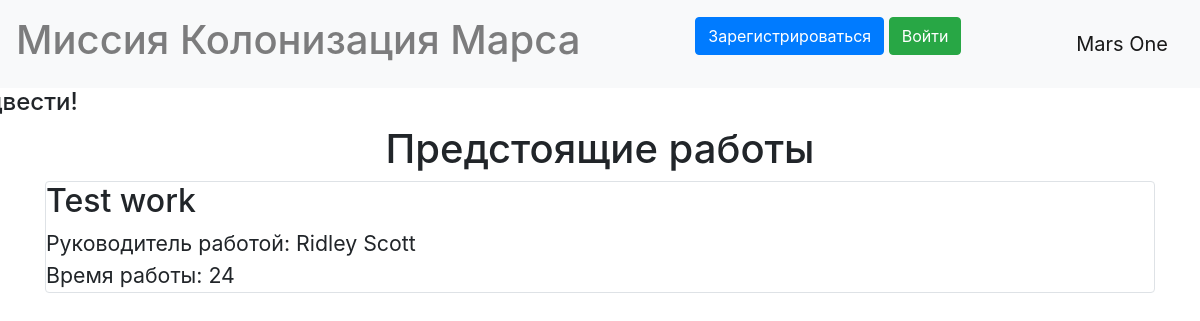
The page /index on the database as committed earlier.
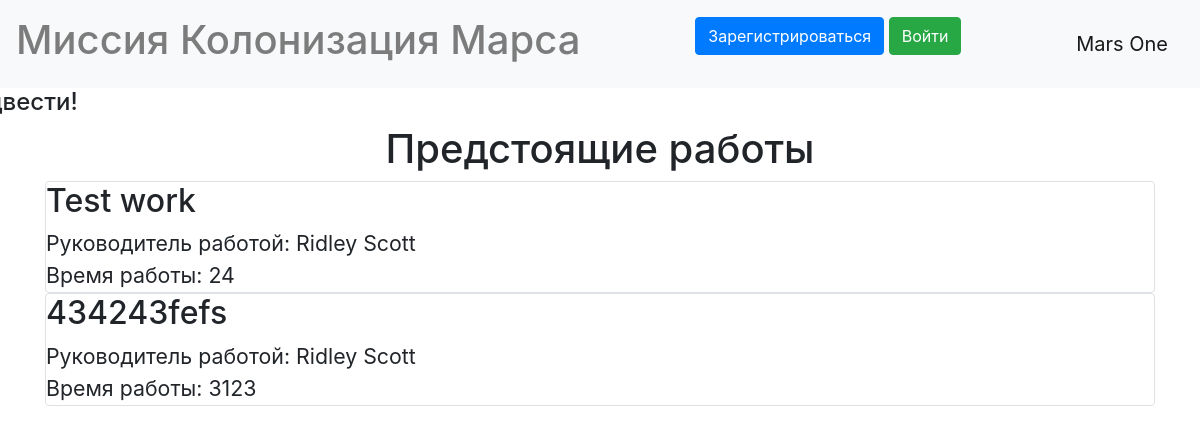
The same page on the database as committed later.
### data/jobs.py (models this page shows)
class Jobs(SqlAlchemyBase, SerializerMixin):
    __tablename__ = "jobs"
    id = sqlalchemy.Column(sqlalchemy.Integer, primary_key=True, autoincrement=True)
    team_leader = sqlalchemy.Column(sqlalchemy.Integer, foreign_key=True)
    job = sqlalchemy.Column(sqlalchemy.String, nullable=True)
    work_size = sqlalchemy.Column(sqlalchemy.Integer, nullable=True)
    collaborators = sqlalchemy.Column(sqlalchemy.String, nullable=True)
    start_date = sqlalchemy.Column(sqlalchemy.DateTime, nullable=True)
    end_date = sqlalchemy.Column(sqlalchemy.DateTime, nullable=True)
    is_finished = sqlalchemy.Column(sqlalchemy.Boolean, default=False)
    creator = sqlalchemy.Column(sqlalchemy.Integer, nullable=True)

### data/users.py (models this page shows, shortened)
class User(SqlAlchemyBase, UserMixin, SerializerMixin):
    __tablename__ = 'users'
    id = sqlalchemy.Column(sqlalchemy.Integer, primary_key=True, autoincrement=True)
    surname = sqlalchemy.Column(sqlalchemy.String, nullable=True)
    name = sqlalchemy.Column(sqlalchemy.String, nullable=True)
    age = sqlalchemy.Column(sqlalchemy.Integer, nullable=True)
    position = sqlalchemy.Column(sqlalchemy.String, nullable=True)
    speciality = sqlalchemy.Column(sqlalchemy.String, nullable=True)
    address = sqlalchemy.Column(sqlalchemy.String, nullable=True)
    email = sqlalchemy.Column(sqlalchemy.String, unique=True, nullable=True)
    hashed_password = sqlalchemy.Column(sqlalchemy.String, nullable=True)
    created_date = sqlalchemy.Column(sqlalchemy.DateTime, default=datetime.datetime.now())

### main.py (the view)
@app.route("/")
@app.route("/index")
def index():
    if isinstance(current_user, AnonymousUserMixin):
        current_user.id = -1
    dbs = db_session.create_session()
    jobs = dbs.query(Jobs).all()
    team_leaders = [dbs.query(User).get(job.team_leader) for job in jobs]
    flags = [current_user.id == 1 or current_user.id == job.creator for job in jobs]
    return render_template("index.html", jobs=jobs, team_leaders=team_leaders, flags=flags)

### data/db_session.py (called while the page is built)
def create_session() -> Session:
    global __factory
    return __factory()

### templates/index.html (shortened to what this page needs)
{% extends "base.html" %}
{% block content %}
<link rel="stylesheet" type="text/css" href="../static/css/index.css">
<h1 style="text-align: center;">Предстоящие работы</h1>
{% for job in jobs%}
{%if not job.ins_finished%}
<div class="col-md6 border rounded">
    <h2>{{job.job.capitalize()}}</h2>
    <div class="tml">
        Руководитель работой: {{team_leaders[loop.index0].surname}} {{team_leaders[loop.index0].name}}
    </div>
    <div class="tml">
        Время работы: {{job.work_size}}
    </div>
</div>
{%endif%}
{% endfor %}
{% endblock %}

### templates/base.html (shortened to what this page needs)
<!DOCTYPE html>
<html lang="en">
<head>
    <link rel="stylesheet" href="https://stackpath.bootstrapcdn.com/bootstrap/4.4.1/css/bootstrap.min.css"
>
</head>
<body>
<header>
  <nav class="navbar navbar-light bg-light">
      <h1 class="navbar-text">Миссия Колонизация Марса</h1>
      {% if current_user.is_authenticated %}
    <a class="navbar-brand" href="/logout">{{current_user.surname}} {{ current_user.name }}</a>
{% else %}
    <p>
        <a class="btn btn-primary " href="/register">Зарегистрироваться</a>
        <a class="btn btn-success" href="/login">Войти</a>
    </p>
{% endif %}
    <a class="navbar-brand" href="/">Mars One</a>
  </nav>
</header>
<main role="main" class="container">
    <h4 style="text-align: left; margin-left: -33%;">И на Марсе будут яблони цвести!</h4>
  {%block content%}{%endblock%}
</main>
</body>
</html>

### static/css/index.css (style rules this page uses)
.tml { font-size: 16pt; }

Rows that differ between the two databases and show on the page:
added Jobs: job "434243fefs", {{ team_leaders[loop.index0].surname }} "Ridley", {{ team_leaders[loop.index0].name }} "Scott", work_size "3123"
